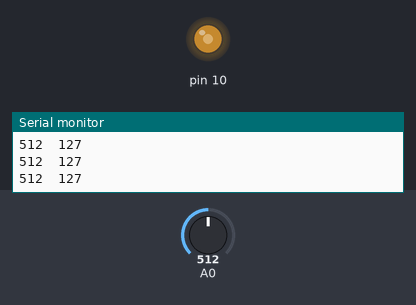
Recording of a sketch running on a simulated Arduino Uno, built with avr-gcc and run on an emulated ATmega328P. Shown: output pins drawn as LEDs (lit = HIGH), the last lines printed to the serial monitor. Inputs (shaded band) come from the test bench; at power-on: A0 = 512.

Above: at 1.2 s.
1.3 s: A0 set to 716
At 1.9 s:
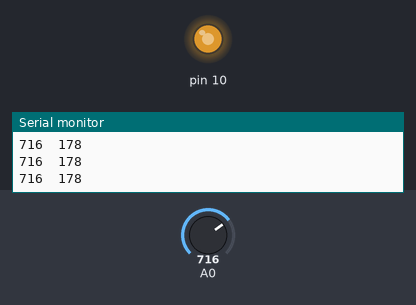
2.8 s: A0 set to 415
At 3.2 s:
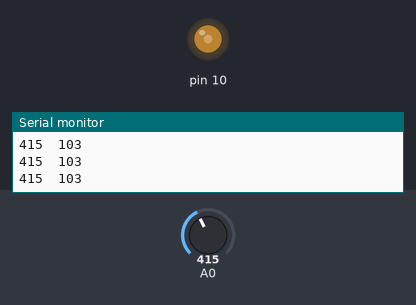
4.3 s: A0 set to 390
At 5.5 s:
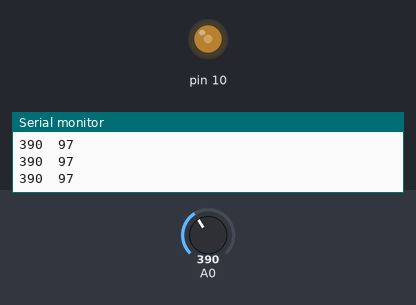
5.8 s: A0 set to 122
At 6.6 s:
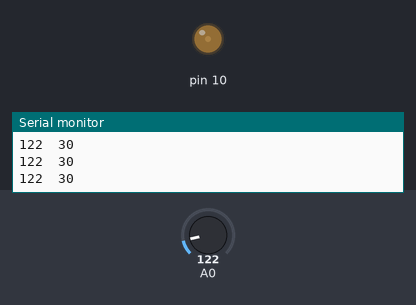
7.3 s: A0 set to 900
At 7.6 s:
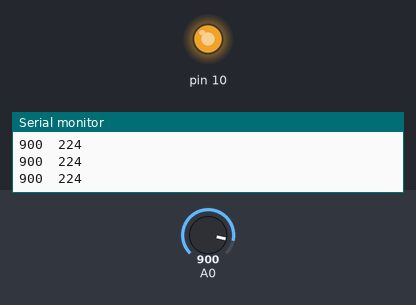
8.8 s: A0 set to 511
At 10.1 s:
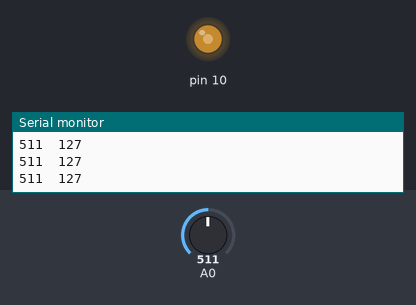
Timing chart, 0 to 11.3 s (numbered marks = the images above; inputs shaded):
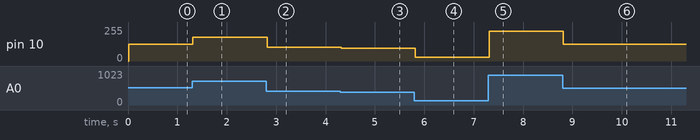

The sketch:

variable_resistance.ino
```cpp
void setup() {
  // put your setup code here, to run once:
  pinMode(A0, INPUT);
  pinMode(10, OUTPUT);
  Serial.begin(9600);
}

void loop() {
  // put your main code here, to run repeatedly:
  int analog_in = analogRead(A0); // analog_in : 0~1023
                                  //pwm : 0~255
  int analog_out = map(analog_in,0,1023,0,255);//아날로그 값 0~1023의 범위를 0~255로 바꿔준다
  Serial.print(analog_in);
  Serial.print("\t");
  Serial.println(analog_out);
  delay(10);
  analogWrite(10, analog_out);
}
```

Measured:
- after the input at 1.3 s, pin 10: 127/255 → 178/255 at once
- after the input at 2.8 s, pin 10: 178/255 → 103/255 at once
- after the input at 4.3 s, pin 10: 103/255 → 97/255 at once
- after the input at 5.8 s, pin 10: 97/255 → 30/255 at once
- after the input at 7.3 s, pin 10: 30/255 → 224/255 at once
- after the input at 8.8 s, pin 10: 224/255 → 127/255 at once
